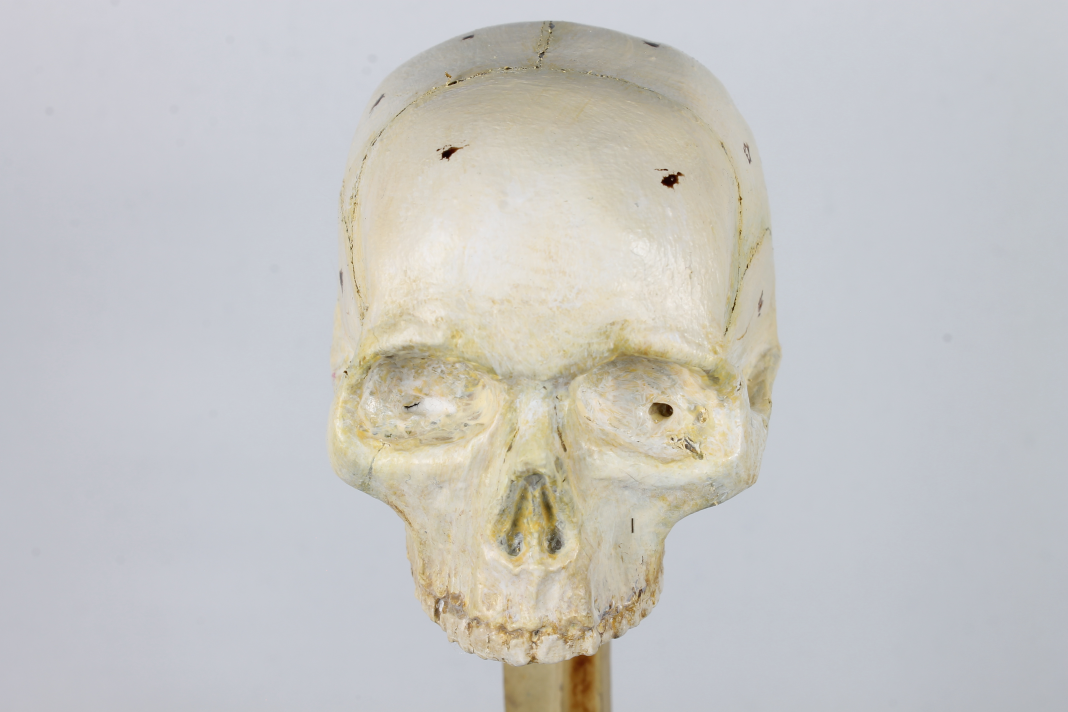
#> input picture Images/01.JPG, 4272 x 2848 px, found by its file name (shown at 1/4 size); its folder holds only this picture in this run
$ python ImagesProcessing.py
#> lines starting #> are read from the running program, lines starting #| are printed output that depends on the picture
import cv2
import os
import numpy as np

def processIM(folder, resize_width=1024):
#> called with folder = 'C:/Users/estus/Desktop/bakaproj/Images', resize_width = 1024
    color = []
    gray = []
    names = []

    for filename in sorted(os.listdir(folder)):
        if filename.lower().endswith(('.jpg', '.jpeg', '.png')):
            path = os.path.join(folder, filename)
            img = cv2.imread(path)
#> img is the input picture: shape (2848, 4272, 3); mean B, G, R 195.7, 197.8, 198.4
            if img is None:
                continue


            height, width = img.shape[:2]
            scale = resize_width / float(width)
            resize = cv2.resize(img, (resize_width, int(height * scale)))
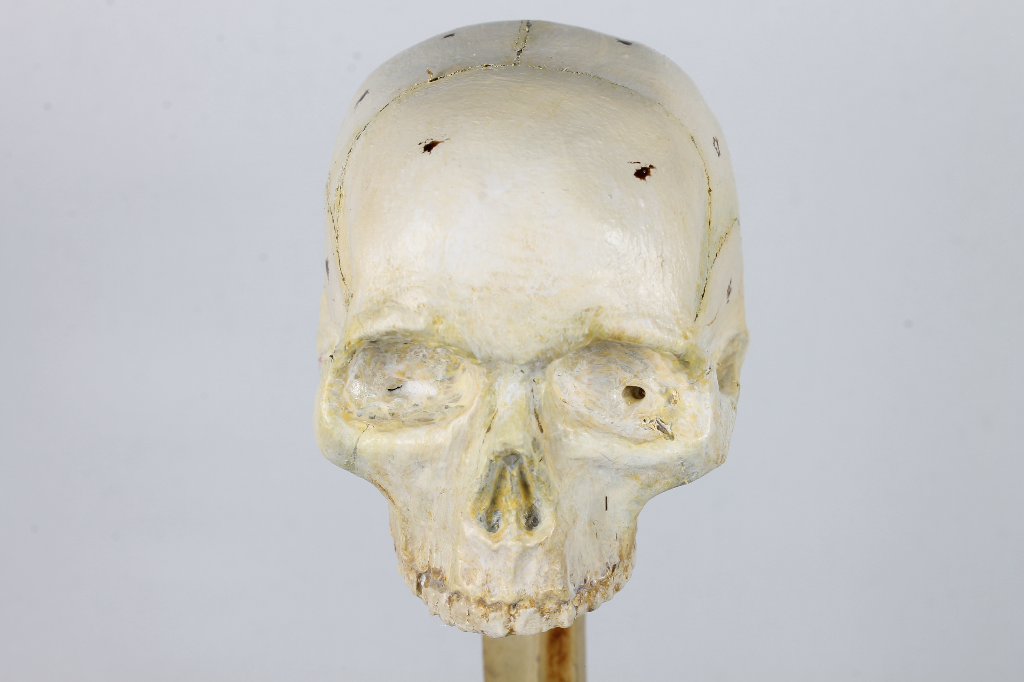
#> resize: shape (682, 1024, 3); mean B, G, R 195.6, 197.7, 198.3
            grayi = cv2.cvtColor(resize, cv2.COLOR_BGR2GRAY)
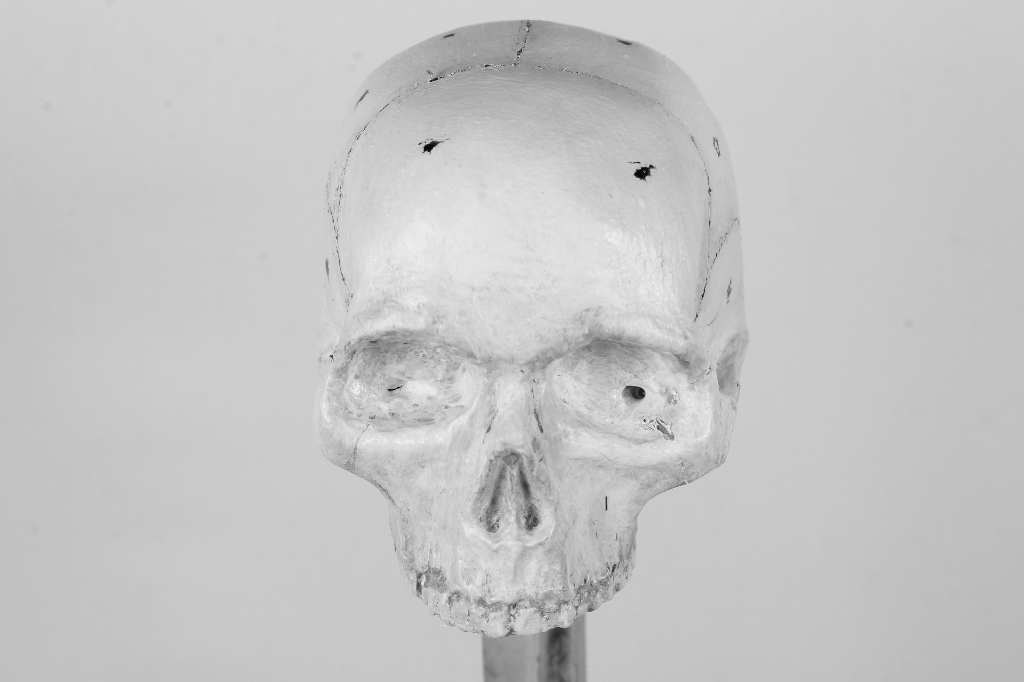
#> grayi: shape (682, 1024); min 7, max 249, mean 197.6
            color.append(resize)
            gray.append(grayi)
            names.append(filename)
    return color, gray, names

if __name__ == "__main__":
    folder = "C:/Users/estus/Desktop/bakaproj/Images"
    colorIM, grayIM, names = processIM(folder)
#> colorIM = 1 item; grayIM = 1 item; names = ['01.JPG']

    print(f"Loaded {len(colorIM)} images")
#| Loaded 1 images


    os.makedirs("output/color", exist_ok=True)
    os.makedirs("output/gray", exist_ok=True)

    for i, name in enumerate(names):
        cv2.imwrite(os.path.join("output/color", name), colorIM[i])
        cv2.imwrite(os.path.join("output/gray", f"gray_{name}"), grayIM[i])
#> this loop made 1 pass
    print("Saved")

$ run again, on Images/05.JPG
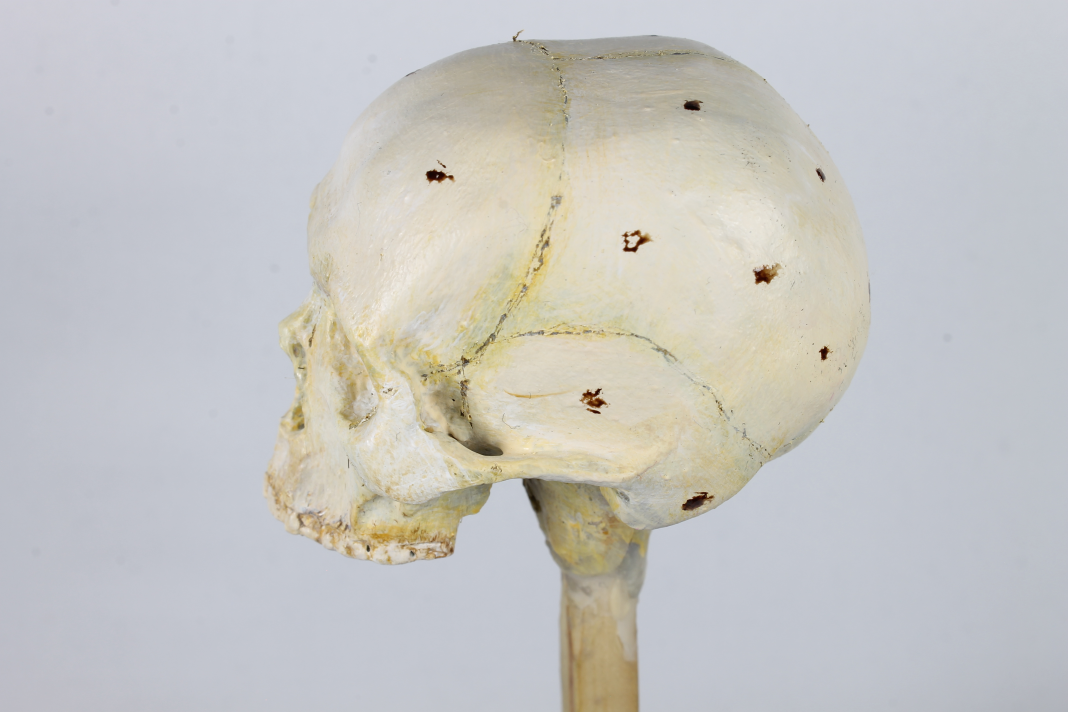
#> input picture Images/05.JPG, 4272 x 2848 px, found by its file name (shown at 1/4 size)
#> in processIM, img is the input picture: shape (2848, 4272, 3); mean B, G, R 195.2, 197.2, 197.7
#> in processIM, `resize = cv2.resize(img, (resize_width, int(height * scale)))`:
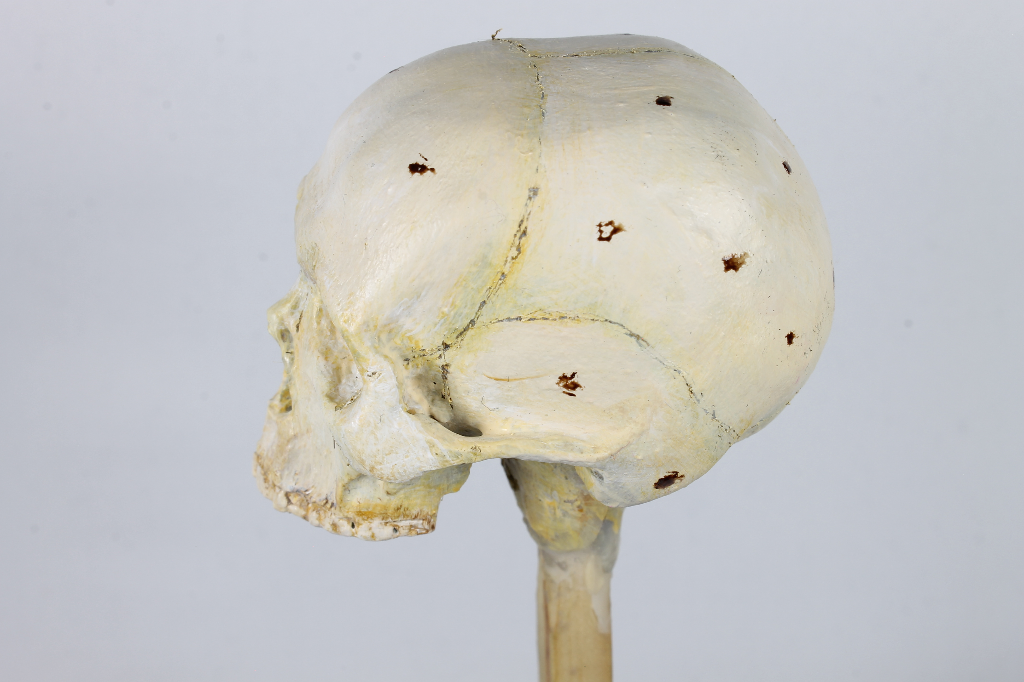
#> resize: shape (682, 1024, 3); mean B, G, R 195.1, 197.1, 197.6
#> in processIM, `grayi = cv2.cvtColor(resize, cv2.COLOR_BGR2GRAY)`:
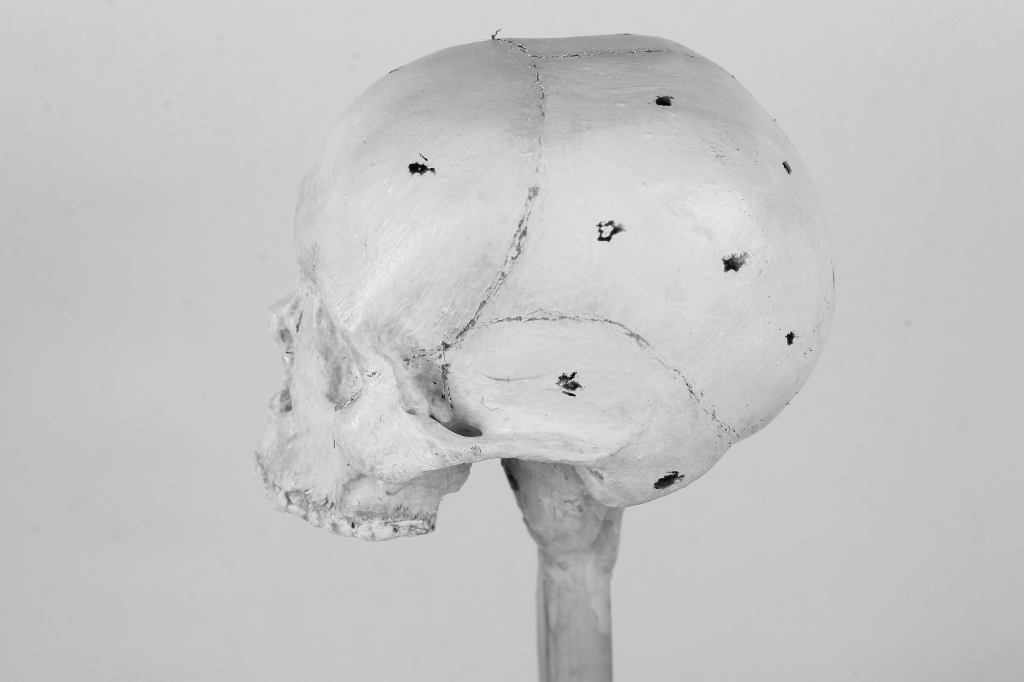
#> grayi: shape (682, 1024); min 6, max 248, mean 197
#> colorIM = 1 item; names = ['05.JPG']
#| Loaded 1 images
#> the loop `for i, name in enumerate(names):` made 1 pass

$ run again, on Images/06.JPG
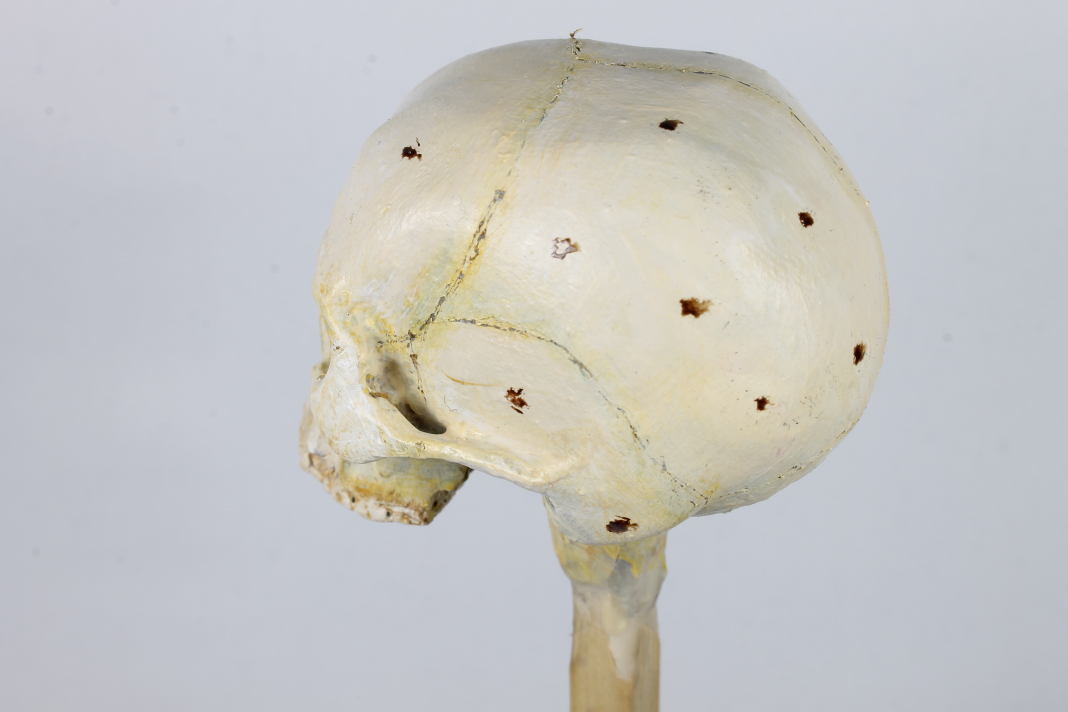
#> input picture Images/06.JPG, 4272 x 2848 px, found by its file name (shown at 1/4 size)
#> in processIM, img is the input picture: shape (2848, 4272, 3); mean B, G, R 195.4, 197.1, 197.4
#> in processIM, `resize = cv2.resize(img, (resize_width, int(height * scale)))`:
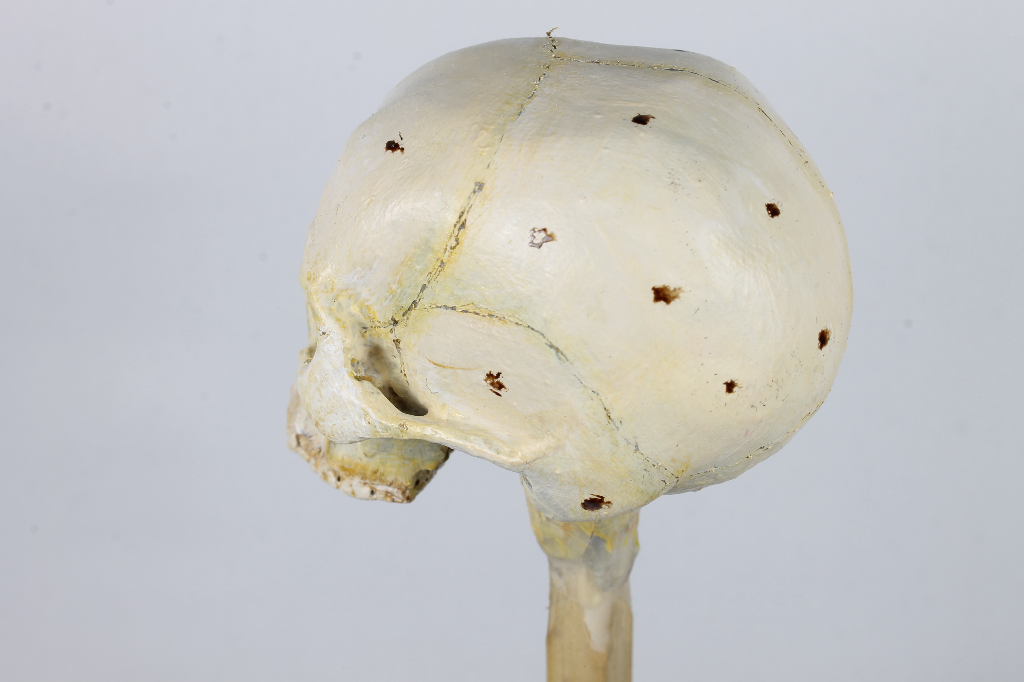
#> resize: shape (682, 1024, 3); mean B, G, R 195.4, 197, 197.3
#> in processIM, `grayi = cv2.cvtColor(resize, cv2.COLOR_BGR2GRAY)`:
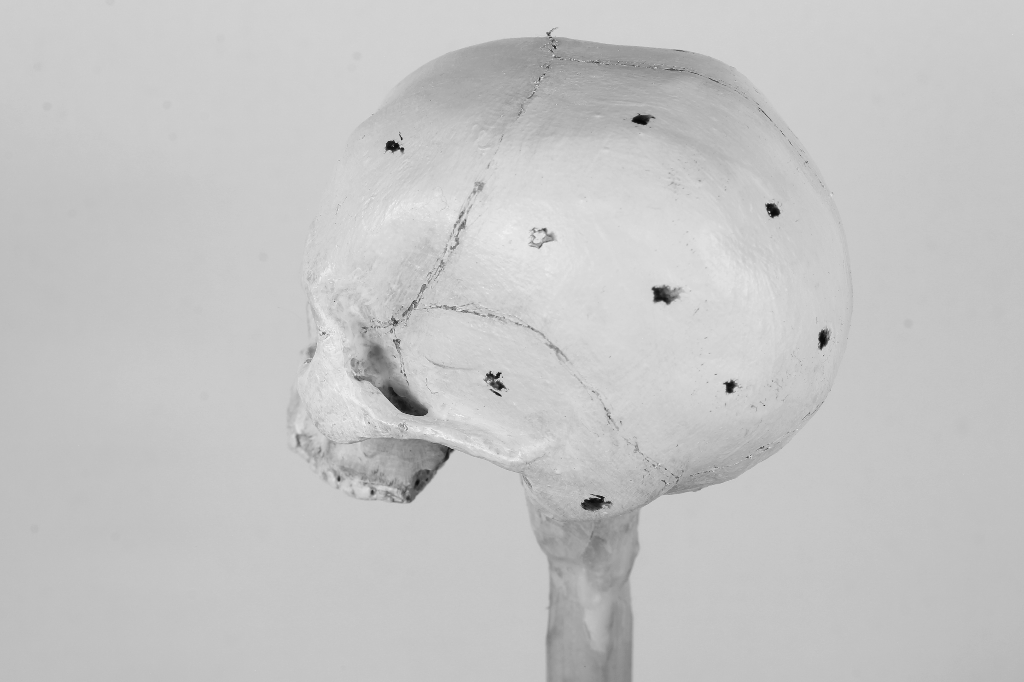
#> grayi: shape (682, 1024); min 8, max 246, mean 196.9
#> colorIM = 1 item; names = ['06.JPG']
#| Loaded 1 images
#> the loop `for i, name in enumerate(names):` made 1 pass

$ run again, on Images/07.JPG
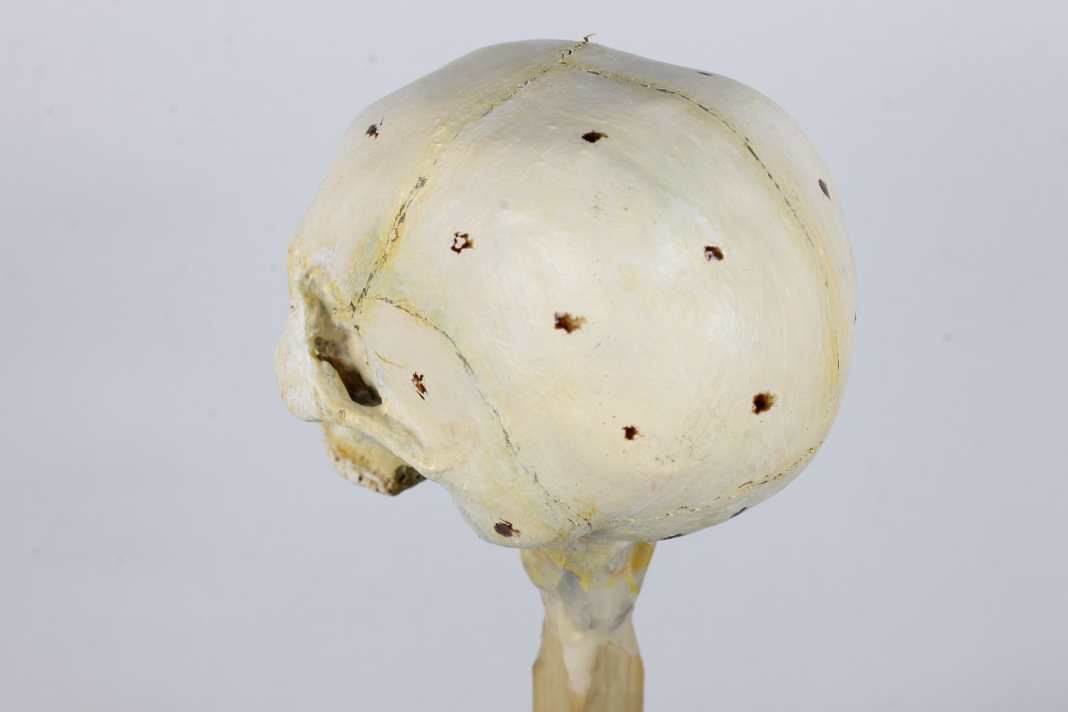
#> input picture Images/07.JPG, 4272 x 2848 px, found by its file name (shown at 1/4 size)
#> in processIM, img is the input picture: shape (2848, 4272, 3); mean B, G, R 195.7, 197.6, 198.1
#> in processIM, `resize = cv2.resize(img, (resize_width, int(height * scale)))`:
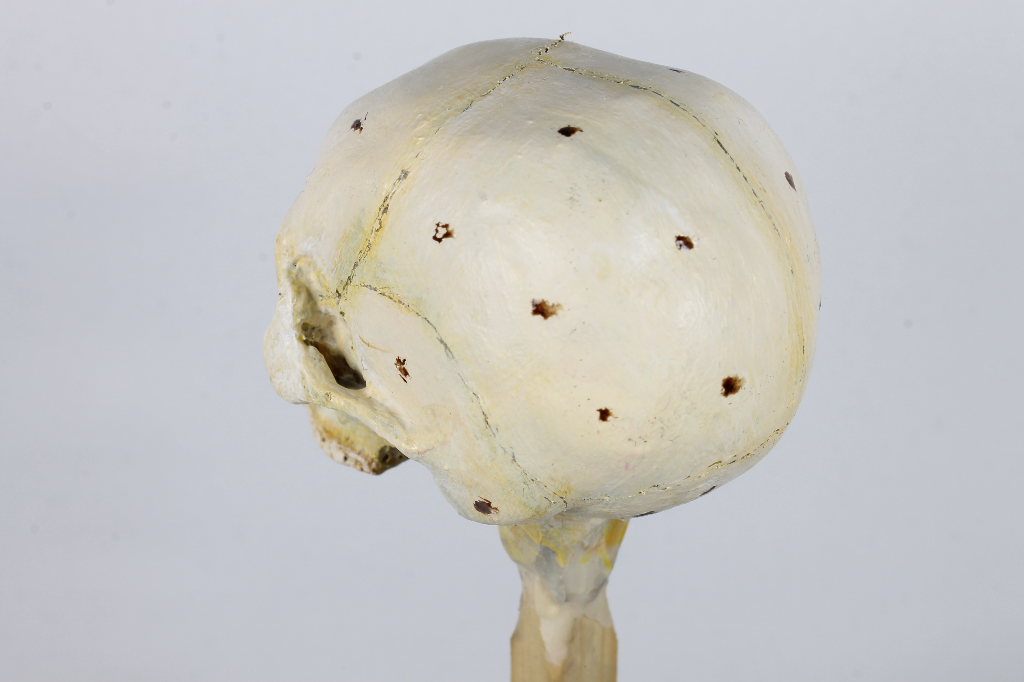
#> resize: shape (682, 1024, 3); mean B, G, R 195.6, 197.5, 198
#> in processIM, `grayi = cv2.cvtColor(resize, cv2.COLOR_BGR2GRAY)`:
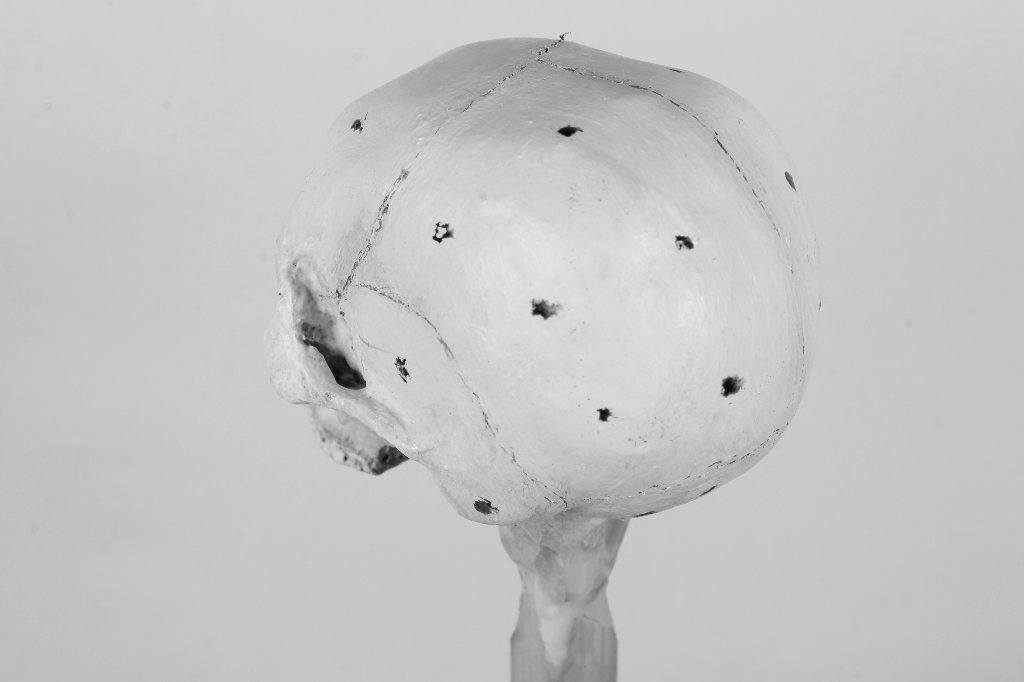
#> grayi: shape (682, 1024); min 7, max 238, mean 197.4
#> colorIM = 1 item; names = ['07.JPG']
#| Loaded 1 images
#> the loop `for i, name in enumerate(names):` made 1 pass
